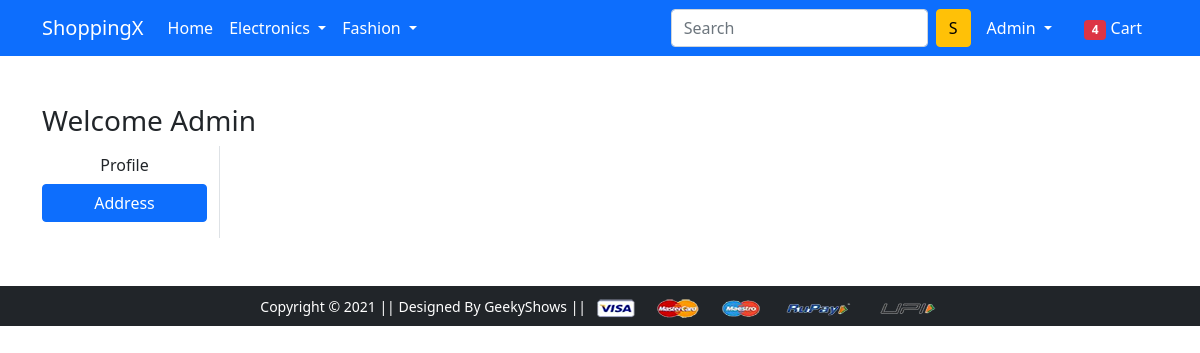
Page /address/ (signed in) on the earlier database version.
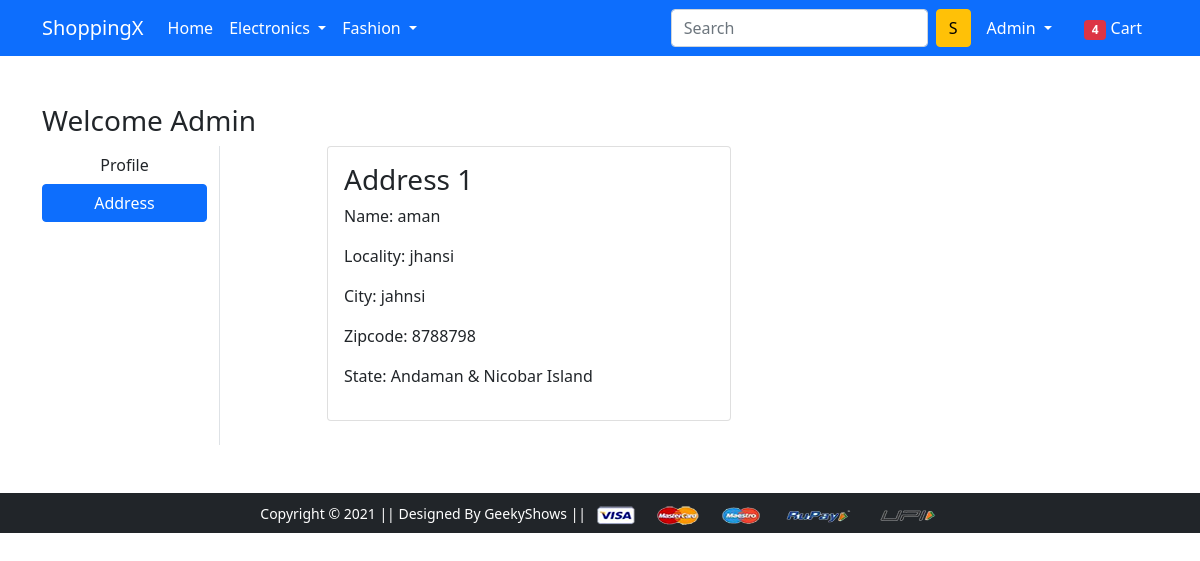
Same page on the later database version.
### app/models.py (models this page shows, shortened)
class Customer(models.Model):
    user=models.ForeignKey(User,on_delete=models.CASCADE)
    name=models.CharField(max_length=200)
    locality=models.CharField(max_length=200)
    city=models.CharField(max_length=50)
    zipcode=models.IntegerField()
    state=models.CharField(choices=STATE_CHOICES,max_length=50)

### app/views.py (the view)
# urls.py: path('address/', views.address, name='address'),
@login_required
def address(request):
  add=Customer.objects.filter(user=request.user)
  return render(request, 'app/address.html',{'add':add,'active':'btn-primary'})

### app/templates/app/address.html (shortened to what this page needs)
{% extends 'app/base.html' %}
{% load static %}
{% block main-content %}
<div class="container my-5">
 <div class="row">
 <h3>Welcome {{request.user|capfirst}}</h3>
  <div class="col-sm-2 border-end">
   <ul class="list-unstyled">
    <li class="d-grid"><a href="{% url 'profile' %}" class="btn ">Profile</a></li>
    <li class="d-grid"><a href="{% url 'address' %}" class="btn {{active}} ">Address</a></li>
   </ul>
  </div>
  <div class="col-sm-9 offset-sm-1">
   <div class="row">
    {% for ad in add %}
    <div class="col-sm-6 mb-4">
     <div class="card">
      <div class="card-body">
       <h3>Address {{forloop.counter}}</h3>
       <p>Name: {{ad.name}}</p>
       <p>Locality: {{ad.locality}}</p>
       <p>City: {{ad.city}}</p>
       <p>Zipcode: {{ad.zipcode}}</p>
       <p>State: {{ad.state}}</p>
      </div>
     </div>
    </div>
    {% endfor %}
   </div>
  </div>
 </div>
</div>
{% endblock main-content %}

Differences in the rows shown:
added Customer: name "aman", locality "jhansi", city "jahnsi", zipcode "8788798", state "Andaman & Nicobar Island"
